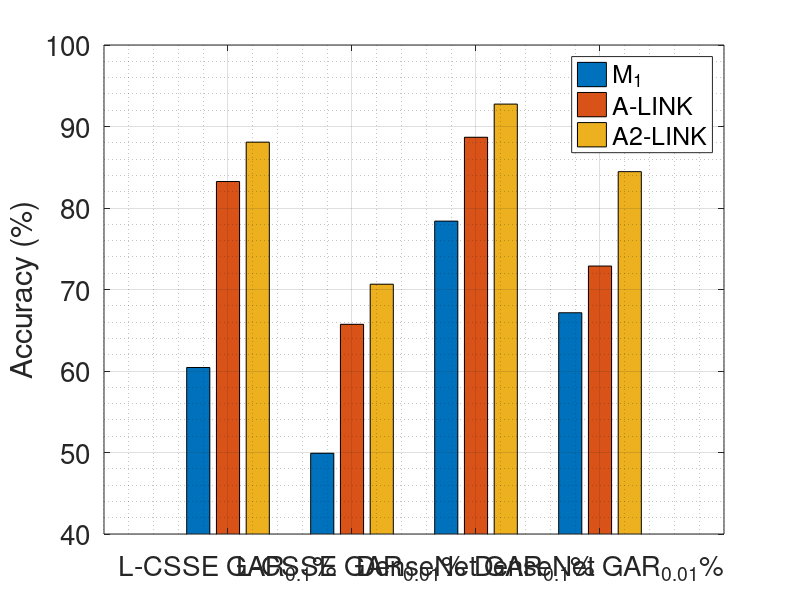

Source code (MATLAB):
data = [60.43 83.25 88.08; 49.91 65.73 70.65; 78.39 88.68 92.75; 67.15 72.88 84.46];
bar(data);
names = {'L-CSSE GAR_{0.1}%', 'L-CSSE GAR_{0.01}%', 'DenseNet GAR_{0.1}%', 'DenseNet GAR_{0.01}%'};
set(gca,'xticklabel', names);
ylim([40 100]);
ylabel('Accuracy (%)');
legend({'M_{1}', 'A-LINK', 'A2-LINK'});
set(gca,'FontSize',20);
grid on;
grid minor;
